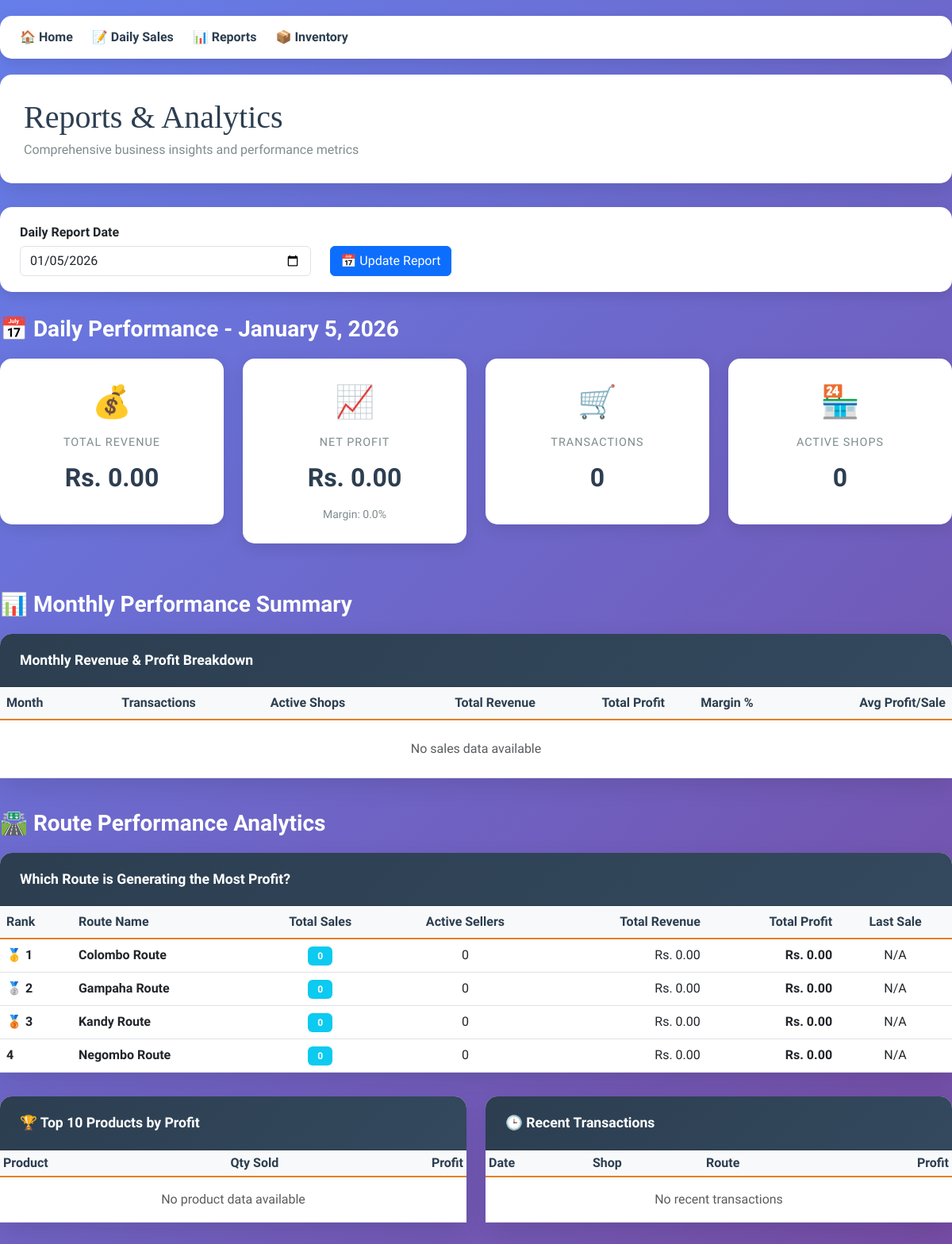
The app's page /report.php with its own data.
### tables this page shows
CREATE TABLE IF NOT EXISTS routes (
    route_id INT AUTO_INCREMENT PRIMARY KEY,
    route_name VARCHAR(255) NOT NULL,
    route_description TEXT,
    is_active TINYINT(1) DEFAULT 1,
    created_at TIMESTAMP DEFAULT CURRENT_TIMESTAMP,
    updated_at TIMESTAMP DEFAULT CURRENT_TIMESTAMP ON UPDATE CURRENT_TIMESTAMP,
    INDEX idx_route_name (route_name),
    INDEX idx_active (is_active)
);

### db_connection.php (called while the page is built, shortened)
<?php
$conn = mysqli_connect(DB_HOST, DB_USER, DB_PASS, DB_NAME);
mysqli_set_charset($conn, "utf8mb4");
function execute_query($query) {
    global $conn;
    $result = mysqli_query($conn, $query);
    return $result;
}
function fetch_all($query) {
    $result = execute_query($query);
    $rows = [];
    while ($row = mysqli_fetch_assoc($result)) {
        $rows[] = $row;
    }
    return $rows;
}
function format_currency($amount) {
    return 'Rs. ' . number_format($amount, 2);
}
?>

### report.php (the view, shortened to what this page needs)
<?php
require_once 'db_connection.php';
$today = date('Y-m-d');
$filter_date = isset($_GET['filter_date']) ? sanitize_input($_GET['filter_date']) : $today;
$daily_query = "SELECT
                    s.sale_date,
                    COUNT(DISTINCT s.sale_id) as total_transactions,
                    COUNT(DISTINCT s.seller_id) as unique_sellers,
                    SUM(s.total_revenue) as total_revenue,
                    SUM(s.total_profit) as total_profit,
                    AVG(s.total_profit) as avg_profit_per_sale
                FROM sales s
                WHERE s.sale_date = '$filter_date'
                GROUP BY s.sale_date";
$daily_stats = fetch_one($daily_query);
if (!$daily_stats) {
    $daily_stats = [
        'total_transactions' => 0,
        'unique_sellers' => 0,
        'total_revenue' => 0,
        'total_profit' => 0,
        'avg_profit_per_sale' => 0
    ];
}
$monthly_query = "SELECT
                    DATE_FORMAT(s.sale_date, '%Y-%m') as month,
                    COUNT(DISTINCT s.sale_id) as total_transactions,
                    COUNT(DISTINCT s.seller_id) as unique_sellers,
                    SUM(s.total_revenue) as total_revenue,
                    SUM(s.total_profit) as total_profit,
                    AVG(s.total_profit) as avg_profit_per_sale
                  FROM sales s
                  GROUP BY DATE_FORMAT(s.sale_date, '%Y-%m')
                  ORDER BY month DESC
                  LIMIT 12";
$monthly_stats = fetch_all($monthly_query);
$route_query = "SELECT
                    r.route_id,
                    r.route_name,
                    COUNT(DISTINCT s.sale_id) as total_sales,
                    COUNT(DISTINCT s.seller_id) as active_sellers,
                    SUM(s.total_revenue) as total_revenue,
                    SUM(s.total_profit) as total_profit,
                    AVG(s.total_profit) as avg_profit_per_sale,
                    MAX(s.sale_date) as last_sale_date
                FROM routes r
                LEFT JOIN sales s ON r.route_id = s.route_id
                WHERE r.is_active = 1
                GROUP BY r.route_id, r.route_name
                ORDER BY total_profit DESC";
$route_stats = fetch_all($route_query);
$top_products_query = "SELECT
                        p.product_name,
                        SUM(si.quantity) as total_quantity_sold,
                        SUM(si.revenue) as total_revenue,
                        SUM(si.profit) as total_profit
                       FROM sales_items si
                       JOIN products p ON si.product_id = p.product_id
                       GROUP BY p.product_id, p.product_name
                       ORDER BY total_profit DESC
                       LIMIT 10";
$top_products = fetch_all($top_products_query);
$recent_query = "SELECT
                    s.sale_id,
                    s.sale_date,
                    sel.shop_name,
                    r.route_name,
                    s.total_revenue,
                    s.total_profit,
                    COUNT(si.sale_item_id) as item_count
                 FROM sales s
                 JOIN sellers sel ON s.seller_id = sel.seller_id
                 JOIN routes r ON s.route_id = r.route_id
                 LEFT JOIN sales_items si ON s.sale_id = si.sale_id
                 GROUP BY s.sale_id
                 ORDER BY s.created_at DESC
                 LIMIT 10";
$recent_transactions = fetch_all($recent_query);
function calculate_margin($revenue, $profit) {
    return $revenue > 0 ? ($profit / $revenue) * 100 : 0;
}
?>
<!DOCTYPE html>
<html lang="en">
<head>
    <link href="https://cdn.jsdelivr.net/npm/bootstrap@5.3.0/dist/css/bootstrap.min.css" rel="stylesheet">
</head>
<body>
    <div class="main-container">
        <div class="navigation">
            <a href="index.php">🏠 Home</a>
            <a href="daily_sales.php">📝 Daily Sales</a>
            <a href="report.php">📊 Reports</a>
            <a href="inventory.php">📦 Inventory</a>
        </div>
        <div class="page-header">
            <h1>Reports & Analytics</h1>
            <p class="subtitle" style="color: #7f8c8d; margin: 5px 0 0 0;">Comprehensive business insights and performance metrics</p>
        </div>
        <div class="filter-section">
            <form method="GET" action="" class="row align-items-end">
                <div class="col-md-4">
                    <label class="form-label">Daily Report Date</label>
                    <input type="date" class="form-control" name="filter_date" value="<?php echo $filter_date; ?>">
                </div>
                <div class="col-md-4">
                    <button type="submit" class="btn btn-primary">📅 Update Report</button>
                </div>
            </form>
        </div>
        <h3 style="color: white; margin: 30px 0 20px 0; font-weight: 700;">📅 Daily Performance - <?php echo date('F j, Y', strtotime($filter_date)); ?></h3>
        <div class="row">
            <div class="col-md-3">
                <div class="stat-card text-center">
                    <div class="icon">💰</div>
                    <div class="label">Total Revenue</div>
                    <div class="value"><?php echo format_currency($daily_stats['total_revenue']); ?></div>
                </div>
            </div>
            <div class="col-md-3">
                <div class="stat-card text-center">
                    <div class="icon">📈</div>
                    <div class="label">Net Profit</div>
                    <div class="value profit-positive"><?php echo format_currency($daily_stats['total_profit']); ?></div>
                    <small style="color: #7f8c8d;">
                        Margin: <?php echo number_format(calculate_margin($daily_stats['total_revenue'], $daily_stats['total_profit']), 1); ?>%
                    </small>
                </div>
            </div>
            <div class="col-md-3">
                <div class="stat-card text-center">
                    <div class="icon">🛒</div>
                    <div class="label">Transactions</div>
                    <div class="value"><?php echo $daily_stats['total_transactions']; ?></div>
                </div>
            </div>
            <div class="col-md-3">
                <div class="stat-card text-center">
                    <div class="icon">🏪</div>
                    <div class="label">Active Shops</div>
                    <div class="value"><?php echo $daily_stats['unique_sellers']; ?></div>
                </div>
            </div>
        </div>
        <h3 style="color: white; margin: 40px 0 20px 0; font-weight: 700;">📊 Monthly Performance Summary</h3>
        <div class="card">
            <div class="card-header">
                Monthly Revenue & Profit Breakdown
            </div>
            <div class="card-body p-0">
                <div class="table-responsive">
                    <table class="table table-hover mb-0">
                        <thead>
                            <tr>
                                <th>Month</th>
                                <th class="text-center">Transactions</th>
                                <th class="text-center">Active Shops</th>
                                <th class="text-end">Total Revenue</th>
                                <th class="text-end">Total Profit</th>
                                <th class="text-center">Margin %</th>
                                <th class="text-end">Avg Profit/Sale</th>
                            </tr>
                        </thead>
                        <tbody>
                            <?php if (empty($monthly_stats)): ?>
                                <tr>
                                    <td colspan="7" class="text-center text-muted py-4">
                                        No sales data available
                                    </td>
                                </tr>
                            <?php endif; ?>
                        </tbody>
                    </table>
                </div>
            </div>
        </div>
        <h3 style="color: white; margin: 40px 0 20px 0; font-weight: 700;">🛣️ Route Performance Analytics</h3>
        <div class="card">
            <div class="card-header">
                Which Route is Generating the Most Profit?
            </div>
            <div class="card-body p-0">
                <div class="table-responsive">
                    <table class="table table-hover mb-0">
                        <thead>
                            <tr>
                                <th>Rank</th>
                                <th>Route Name</th>
                                <th class="text-center">Total Sales</th>
                                <th class="text-center">Active Sellers</th>
                                <th class="text-end">Total Revenue</th>
                                <th class="text-end">Total Profit</th>
                                <th class="text-center">Last Sale</th>
                            </tr>
                        </thead>
                        <tbody>
                            <?php if (empty($route_stats)): ?>
                                <tr>
                                    <td colspan="7" class="text-center text-muted py-4">
                                        No route data available
                                    </td>
                                </tr>
                            <?php else: ?>
                                <?php
                                $rank = 1;
                                foreach ($route_stats as $route):
                                    $medal = '';
                                    if ($rank === 1) $medal = '🥇';
                                    elseif ($rank === 2) $medal = '🥈';
                                    elseif ($rank === 3) $medal = '🥉';
                                ?>
                                    <tr>
                                        <td>
                                            <strong><?php echo $medal . ' ' . $rank; ?></strong>
                                        </td>
                                        <td>
                                            <strong><?php echo $route['route_name']; ?></strong>
                                        </td>
                                        <td class="text-center">
                                            <span class="badge bg-info"><?php echo $route['total_sales'] ?? 0; ?></span>
                                        </td>
                                        <td class="text-center">
                                            <?php echo $route['active_sellers'] ?? 0; ?>
                                        </td>
                                        <td class="text-end">
                                            <?php echo format_currency($route['total_revenue'] ?? 0); ?>
                                        </td>
                                        <td class="text-end profit-positive">
                                            <strong><?php echo format_currency($route['total_profit'] ?? 0); ?></strong>
                                        </td>
                                        <td class="text-center">
                                            <?php echo $route['last_sale_date'] ? date('M j, Y', strtotime($route['last_sale_date'])) : 'N/A'; ?>
                                        </td>
                                    </tr>
                                <?php
                                    $rank++;
                                endforeach;
                                ?>
                            <?php endif; ?>
                        </tbody>
                    </table>
                </div>
            </div>
        </div>
        <div class="row">
            <div class="col-md-6">
                <div class="card">
                    <div class="card-header">
                        🏆 Top 10 Products by Profit
                    </div>
                    <div class="card-body p-0">
                        <div class="table-responsive">
                            <table class="table table-sm mb-0">
                                <thead>
                                    <tr>
                                        <th>Product</th>
                                        <th class="text-center">Qty Sold</th>
                                        <th class="text-end">Profit</th>
                                    </tr>
                                </thead>
                                <tbody>
                                    <?php if (empty($top_products)): ?>
                                        <tr>
                                            <td colspan="3" class="text-center text-muted py-3">
                                                No product data available
                                            </td>
                                        </tr>
                                    <?php endif; ?>
                                </tbody>
                            </table>
                        </div>
                    </div>
                </div>
            </div>
            <div class="col-md-6">
                <div class="card">
                    <div class="card-header">
                        🕒 Recent Transactions
                    </div>
                    <div class="card-body p-0">
                        <div class="table-responsive">
                            <table class="table table-sm mb-0">
                                <thead>
                                    <tr>
                                        <th>Date</th>
                                        <th>Shop</th>
                                        <th>Route</th>
                                        <th class="text-end">Profit</th>
                                    </tr>
                                </thead>
                                <tbody>
                                    <?php if (empty($recent_transactions)): ?>
                                        <tr>
                                            <td colspan="4" class="text-center text-muted py-3">
                                                No recent transactions
                                            </td>
                                        </tr>
                                    <?php endif; ?>
                                </tbody>
                            </table>
                        </div>
                    </div>
                </div>
            </div>
        </div>
    </div>
</body>
</html>

### records on screen
routes: medal "🥇", route_name "Colombo Route", total_sales "0", active_sellers "0", total_revenue "Rs. 0.00", total_profit "Rs. 0.00"
routes: medal "🥈", route_name "Gampaha Route", total_sales "0", active_sellers "0", total_revenue "Rs. 0.00", total_profit "Rs. 0.00"
routes: medal "🥉", route_name "Kandy Route", total_sales "0", active_sellers "0", total_revenue "Rs. 0.00", total_profit "Rs. 0.00"
routes: route_name "Negombo Route", total_sales "0", active_sellers "0", total_revenue "Rs. 0.00", total_profit "Rs. 0.00"

### other values on screen
date('F j, Y', strtotime($filter_date)) "January 5, 2026"
format_currency($daily_stats['total_revenue']) "Rs. 0.00"
format_currency($daily_stats['total_profit']) "Rs. 0.00"
$daily_stats['total_transactions'] "0"
$daily_stats['unique_sellers'] "0"
